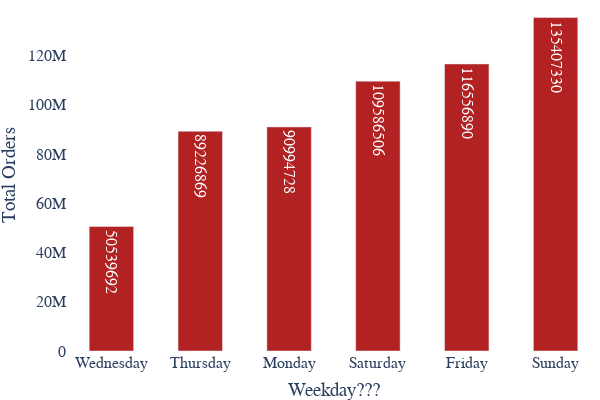

Notebook code cell kept with this figure:
### Code cell
fig = go.Figure(data=[go.Bar(x= df.wday, y=df.sales_per_hour,
    marker_color='firebrick', 
    text = df.sales_per_hour,
    textposition = 'auto',
    width = 0.5)])
fig.update_xaxes(
     title_text = 'Weekday???',
     )
fig.update_yaxes(
     title_text = 'Total Orders',
      )
fig.update_layout(
    plot_bgcolor='rgba(0,0,0,0)',
    width=600,
    height=400,
    margin={"r":0,"t":0,"l":0,"b":0},
    font_family = "Switzerland",
    font_size=16,
    legend_title_text='Order Size',
    legend=dict(
        yanchor="top",
        y=0.95,
        xanchor="left",
        x=0.05))
fig.show()

### Figure 1 — Plotly figure (JSON) as saved in the notebook; plotly's stock layout.template omitted (floating-point values rounded to 4 significant figures)
{"data": [{"marker": {"color": "firebrick"}, "text": [50539692, 89226869, 90994728, 109586506, 116556890, 135407330], "textposition": "auto", "type": "bar", "width": 0.5, "x": ["Wednesday", "Thursday", "Monday", "Saturday", "Friday", "Sunday"], "y": [50539692, 89226869, 90994728, 109586506, 116556890, 135407330]}], "layout": {"font": {"family": "Switzerland", "size": 16}, "height": 400, "legend": {"title": {"text": "Order Size"}, "x": 0.05, "xanchor": "left", "y": 0.95, "yanchor": "top"}, "margin": {"b": 0, "l": 0, "r": 0, "t": 0}, "plot_bgcolor": "rgba(0,0,0,0)", "width": 600, "xaxis": {"title": {"text": "Weekday???"}}, "yaxis": {"title": {"text": "Total Orders"}}}}
